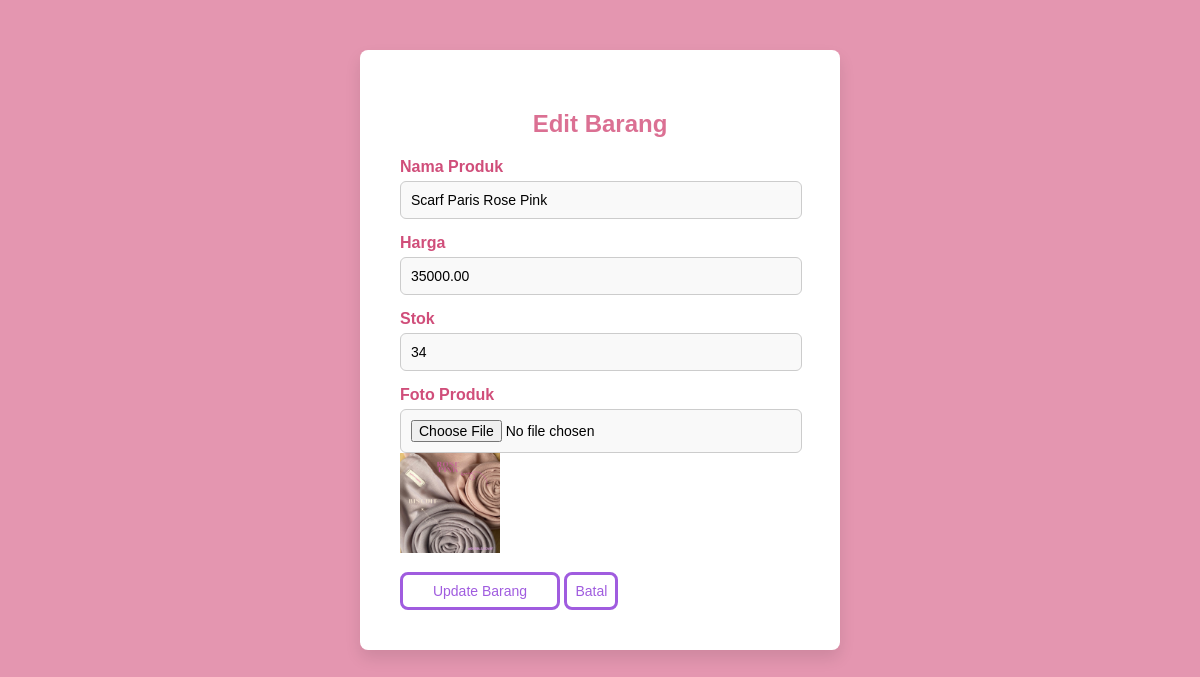
/edit_barang.php?id=2, run on the app's committed database.
### tables this page shows
CREATE TABLE `produk` (
  `Id_produk` int(11) NOT NULL,
  `nama_produk` varchar(255) NOT NULL,
  `harga` decimal(10,2) NOT NULL,
  `stok` int(11) NOT NULL,
  `foto_produk` varchar(255) NOT NULL
);

### edit_barang.php (the view, shortened to what this page needs)
<?php
include 'config.php';
if (isset($_GET['id'])) {
    $Id_produk = $_GET['id'];
    $sql = "SELECT * FROM produk WHERE Id_produk = $Id_produk";
    $result = $conn->query($sql);
    if ($result && $result->num_rows > 0) {
        $produk = $result->fetch_assoc();
    } else {
        echo "<script>alert('Produk tidak ditemukan!'); window.location='master_barang.php';</script>";
        exit;
    }
}
?>
<!DOCTYPE html>
<html lang="en">
<head>
    <link rel="stylesheet" href="tambah_data.css">
</head>
<body>
    <div class="container">
        <h2>Edit Barang</h2>
        <form method="POST" action="" enctype="multipart/form-data">
            <div class="form-group">
                <label for="nama_produk">Nama Produk</label>
                <input type="text" id="nama_produk" name="nama_produk" value="<?php echo $produk['nama_produk']; ?>" required>
            </div>
            <div class="form-group">
                <label for="harga">Harga</label>
                <input type="number" id="harga" name="harga" value="<?php echo $produk['harga']; ?>">
            </div>
            <div class="form-group">
                <label for="stok">Stok</label>
                <input type="number" id="stok" name="stok" value="<?php echo $produk['stok']; ?>" required>
            </div>
            <div class="form-group">
                <label for="foto_produk">Foto Produk</label>
                <input type="file" id="foto_produk" name="foto_produk">
                <br>
                <?php if (!empty($produk['foto_produk'])): ?>
                    <img src="uploads/produks/<?php echo $produk['foto_produk']; ?>" alt="Foto Produk" width="100" height="100">
                <?php endif; ?>
            </div>
            <button type="submit" name="submit">Update Barang</button>
            <a href="master_barang.php" class="button">Batal</a>
        </form>
    </div>
</body>
</html>

### tambah_data.css (style rules this page uses)
body { font-family: Arial, sans-serif; background-color: rgb(228, 150, 176); margin: 0; padding: 0; }
.container { max-width: 400px; margin: 50px auto; padding: 40px; background: #fff; box-shadow: 0 8px 16px rgba(0, 0, 0, 0.1); border-radius: 8px; }
h2 { text-align: center; color: palevioletred; font-weight: bold; }
.form-group { margin-bottom: 15px; }
label { display: block; margin-bottom: 5px; font-weight: bold; color: rgb(208, 78, 122); }
input, textarea { width: 95%; padding: 10px; font-size: 14px; border: 1px solid #ccc; border-radius: 6px; background: #f9f9f9; transition: all 0.3s ease; }
button { background: white; border: 3px solid rgb(160, 92, 223); color: rgb(160, 92, 223); padding: 8px; font-size: 14px; border-radius: 8px; cursor: pointer; transition: all 0.3s ease; width: 40%; }
.button { background: white; border: 3px solid rgb(160, 92, 223); color: rgb(160, 92, 223); padding: 8px; font-size: 14px; border-radius: 8px; cursor: pointer; width: 80%; text-decoration: none; }

### data on the page
produk: nama_produk "Scarf Paris Rose Pink", harga "35000.00", stok "34", foto_produk (picture)
